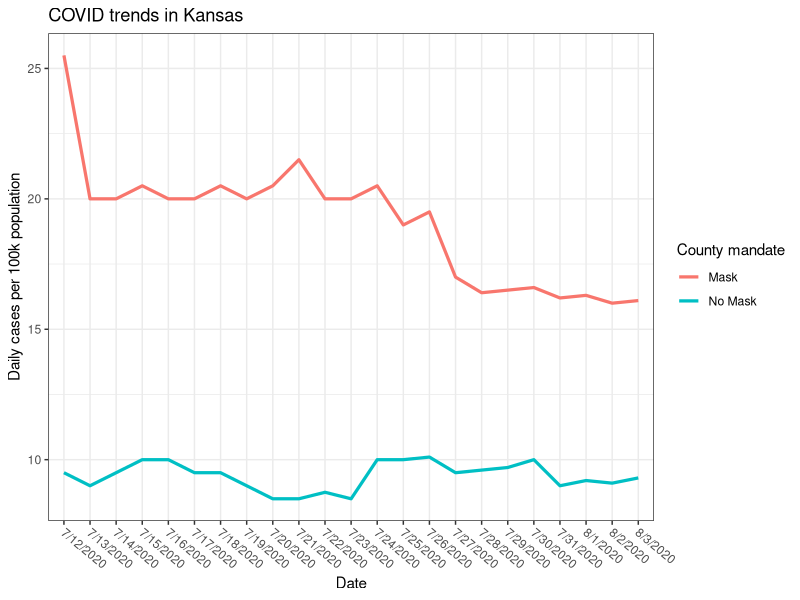

Reproduce this figure in R.
## ---- chunk 1
library(tidyverse) 
## ---- chunk 2
covid <- tribble(
~date, ~count, ~mandate,
"7/12/2020", 25.5, "Mask",
"7/12/2020", 9.5, "No Mask",
"7/13/2020", 20, "Mask",
"7/13/2020", 9, "No Mask",
"7/14/2020", 20, "Mask",
"7/14/2020", 9.5, "No Mask",
"7/15/2020", 20.5, "Mask",
"7/15/2020", 10, "No Mask",
"7/16/2020", 20, "Mask",
"7/16/2020", 10, "No Mask",
"7/17/2020", 20, "Mask",
"7/17/2020", 9.5, "No Mask",
"7/18/2020", 20.5, "Mask",
"7/18/2020", 9.5, "No Mask",
"7/19/2020", 20, "Mask",
"7/19/2020", 9, "No Mask",
"7/20/2020", 20.5, "Mask",
"7/20/2020", 8.5, "No Mask",
"7/21/2020", 21.5, "Mask",
"7/21/2020", 8.5, "No Mask",
"7/22/2020", 20, "Mask",
"7/22/2020", 8.75, "No Mask",
"7/23/2020", 20, "Mask",
"7/23/2020", 8.5, "No Mask",
"7/24/2020", 20.5, "Mask",
"7/24/2020", 10, "No Mask",
"7/25/2020", 19, "Mask",
"7/25/2020", 10, "No Mask",
"7/26/2020", 19.5, "Mask",
"7/26/2020", 10.1, "No Mask",
"7/27/2020", 17, "Mask",
"7/27/2020", 9.5, "No Mask",
"7/28/2020", 16.4, "Mask",
"7/28/2020", 9.6, "No Mask",
"7/29/2020", 16.5, "Mask",
"7/29/2020", 9.7, "No Mask",
"7/30/2020", 16.6, "Mask",
"7/30/2020", 10, "No Mask",
"7/31/2020", 16.2, "Mask",
"7/31/2020", 9, "No Mask",
"8/1/2020", 16.3, "Mask",
"8/1/2020", 9.2, "No Mask",
"8/2/2020", 16, "Mask",
"8/2/2020", 9.1, "No Mask",
"8/3/2020", 16.1, "Mask",
"8/3/2020", 9.3, "No Mask"
)
## ---- chunk 3
ggplot(covid, aes(x = date, y = count, group = mandate, color = mandate))+
  geom_line(linewidth = 1.1)+
  theme_bw()+
  theme(axis.text.x = element_text(angle = -40, hjust = -0.05))+
  labs(title = "COVID trends in Kansas",
       y = "Daily cases per 100k population",
       x = "Date",
       color = "County mandate")
